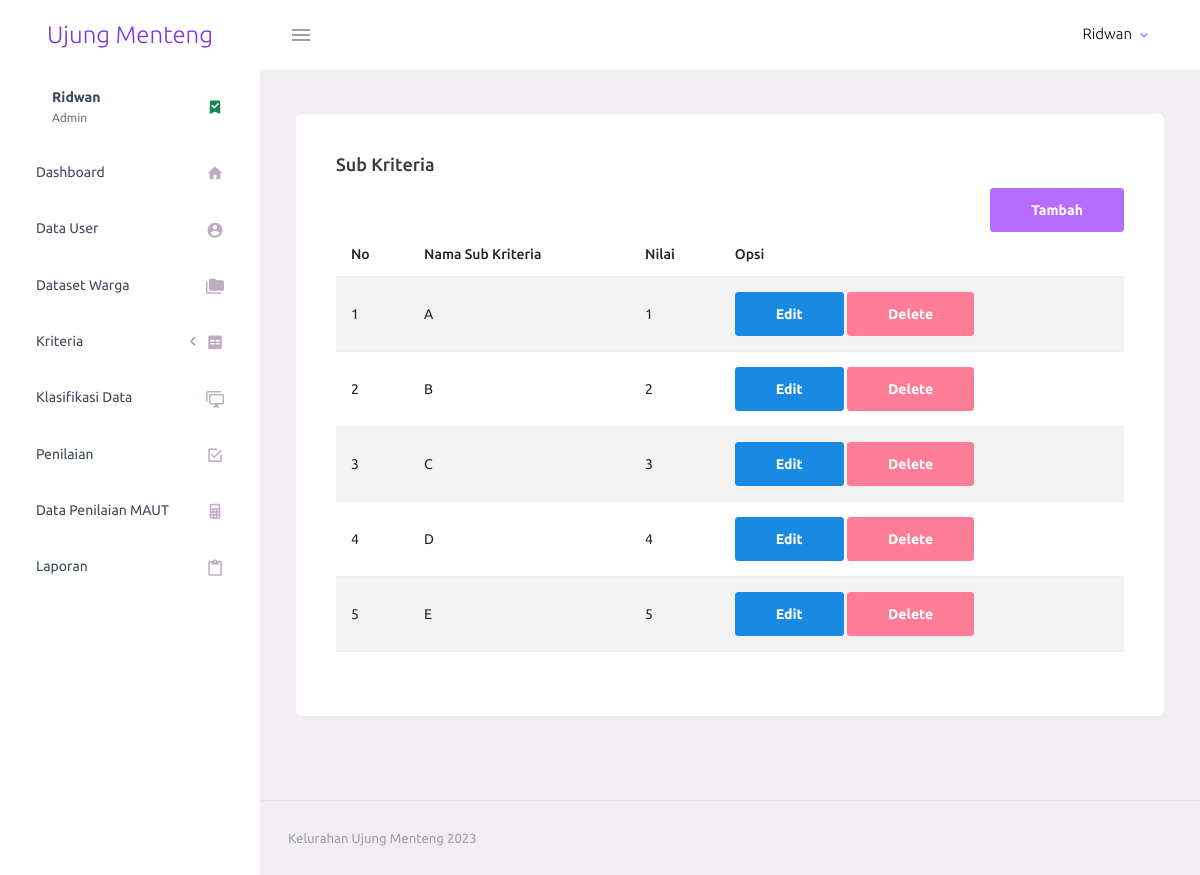
The app's page /pages/tambah-sub.php?kode=C1 (signed in) with its own data.
### tables this page shows
CREATE TABLE `sub_kriteria` (
  `id` int(11) NOT NULL,
  `kode_kriteria` varchar(5) NOT NULL,
  `nama_kriteria` varchar(100) NOT NULL,
  `nilai` int(10) NOT NULL
);

### pages/tambah-sub.php (the view, shortened to what this page needs)
<?php
    require_once "../koneksi.php";
  $kode = $_GET['kode'];
?>
<!DOCTYPE html>
<html lang="en">
  <head>
    <link rel="stylesheet" href="../assets/vendors/mdi/css/materialdesignicons.min.css">
    <link rel="stylesheet" href="../assets/vendors/css/vendor.bundle.base.css">
    <link rel="stylesheet" href="../assets/css/style.css">
  </head>
  <body>
    <div class="container-scroller">
      <?php include '../partials/_navbar.php'; ?>
      <div class="container-fluid page-body-wrapper">
        <?php include '../partials/_sidebar.php' ?>
        <div class="main-panel">
          <div class="content-wrapper">
            <div class="row">
              <div class="col-lg-12 grid-margin stretch-card">
                <div class="card">
                  <div class="card-body">
                    <h4 class="card-title">Sub Kriteria</h4>
                    <div class="d-grid gap-2 d-md-flex justify-content-md-end">
                      <button type="button" class="btn btn-primary" data-bs-toggle="modal" data-bs-target="#tambah"> Tambah </button>
                    </div>
                    <table id="example1" class="table table-striped mb-4">
                      <thead>
                        <tr>
                          <th> No </th>
                          <th> Nama Sub Kriteria </th>
                          <th> Nilai </th>
                          <th> Opsi </th>
                        </tr>
                      </thead>
                      <tbody>
                          <?php
                            $i = 1;
                            $query = "SELECT * FROM sub_kriteria WHERE kode_kriteria = '$kode'";
                            $result = mysqli_query($conn, $query);
                            while($row = mysqli_fetch_assoc($result)) {
                          ?>
                        <tr>
                            <td><?= $i++; ?></td>
                            <td><?= $row['nama_kriteria'] ?></td>
                            <td><?= $row['nilai'] ?></td>
                            <td><button type="button" class="btn btn-info" data-bs-toggle="modal" data-bs-target="#edit<?= $row['id']; ?>">Edit</button> <a class="btn btn-danger" href="delete_kriteria.php?id=<?=$row['id'];?>">Delete</a></td>
                        </tr>
                        <?php }?>
                      </tbody>
                    </table>
                  </div>
                </div>
              </div>
            </div>
          </div>
          <?php include '../partials/_footer.php' ?>
        </div>
      </div>
    </div>
  </body>
</html>

### records on screen
sub_kriteria: nama_kriteria "A", nilai "1"
sub_kriteria: nama_kriteria "B", nilai "2"
sub_kriteria: nama_kriteria "C", nilai "3"
sub_kriteria: nama_kriteria "D", nilai "4"
sub_kriteria: nama_kriteria "E", nilai "5"

### other values on screen
$_SESSION['name'] "Ridwan"
$_SESSION['role'] "Admin"
